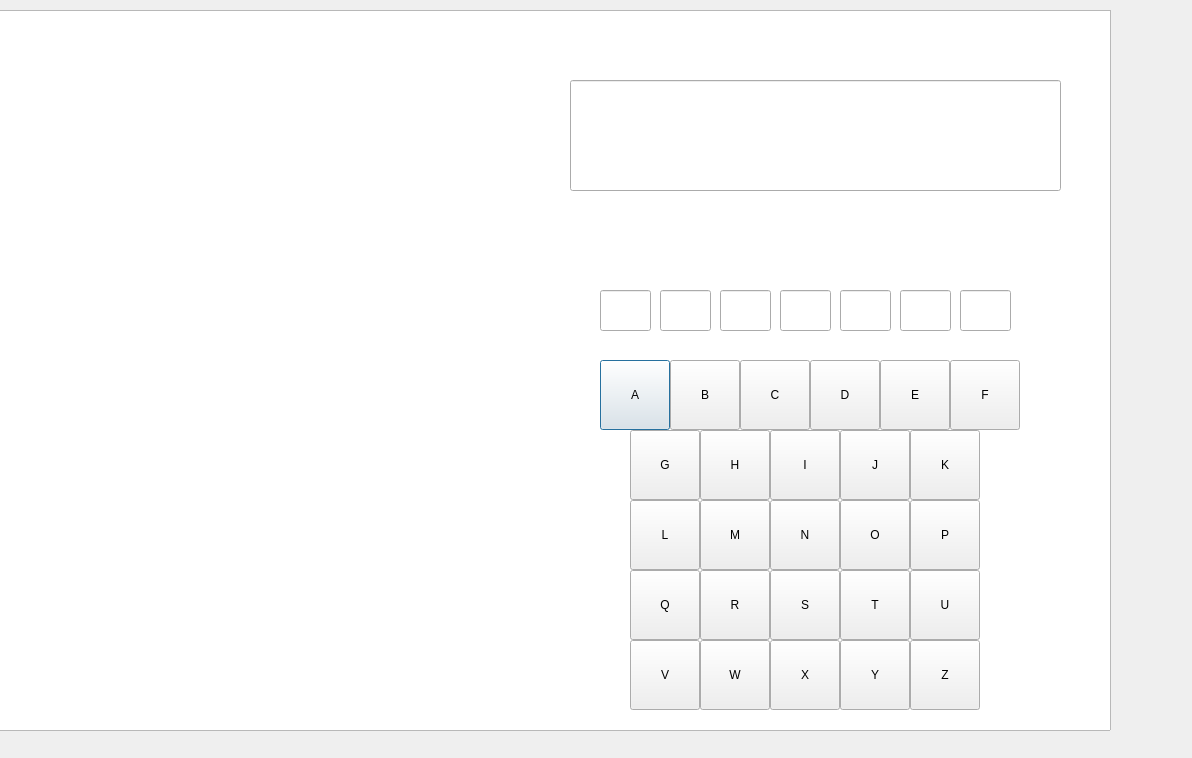
<?xml version="1.0" encoding="UTF-8"?>
<ui version="4.0">
 <class>Hangman</class>
 <widget class="QDialog" name="Hangman">
  <property name="geometry">
   <rect>
    <x>0</x>
    <y>0</y>
    <width>1192</width>
    <height>758</height>
   </rect>
  </property>
  <property name="windowTitle">
   <string>Hangman</string>
  </property>
  <widget class="QPushButton" name="A">
   <property name="geometry">
    <rect>
     <x>600</x>
     <y>360</y>
     <width>70</width>
     <height>70</height>
    </rect>
   </property>
   <property name="text">
    <string>A</string>
   </property>
  </widget>
  <widget class="QPushButton" name="B">
   <property name="geometry">
    <rect>
     <x>670</x>
     <y>360</y>
     <width>70</width>
     <height>70</height>
    </rect>
   </property>
   <property name="text">
    <string>B</string>
   </property>
  </widget>
  <widget class="QPushButton" name="C">
   <property name="geometry">
    <rect>
     <x>740</x>
     <y>360</y>
     <width>70</width>
     <height>70</height>
    </rect>
   </property>
   <property name="text">
    <string>C</string>
   </property>
  </widget>
  <widget class="QPushButton" name="D">
   <property name="geometry">
    <rect>
     <x>810</x>
     <y>360</y>
     <width>70</width>
     <height>70</height>
    </rect>
   </property>
   <property name="text">
    <string>D</string>
   </property>
  </widget>
  <widget class="QPushButton" name="E">
   <property name="geometry">
    <rect>
     <x>880</x>
     <y>360</y>
     <width>70</width>
     <height>70</height>
    </rect>
   </property>
   <property name="text">
    <string>E</string>
   </property>
  </widget>
  <widget class="QPushButton" name="F">
   <property name="geometry">
    <rect>
     <x>950</x>
     <y>360</y>
     <width>70</width>
     <height>70</height>
    </rect>
   </property>
   <property name="text">
    <string>F</string>
   </property>
  </widget>
  <widget class="QPushButton" name="G">
   <property name="geometry">
    <rect>
     <x>630</x>
     <y>430</y>
     <width>70</width>
     <height>70</height>
    </rect>
   </property>
   <property name="text">
    <string>G</string>
   </property>
  </widget>
  <widget class="QPushButton" name="J">
   <property name="geometry">
    <rect>
     <x>840</x>
     <y>430</y>
     <width>70</width>
     <height>70</height>
    </rect>
   </property>
   <property name="text">
    <string>J</string>
   </property>
  </widget>
  <widget class="QPushButton" name="I">
   <property name="geometry">
    <rect>
     <x>770</x>
     <y>430</y>
     <width>70</width>
     <height>70</height>
    </rect>
   </property>
   <property name="text">
    <string>I</string>
   </property>
  </widget>
  <widget class="QPushButton" name="H">
   <property name="geometry">
    <rect>
     <x>700</x>
     <y>430</y>
     <width>70</width>
     <height>70</height>
    </rect>
   </property>
   <property name="text">
    <string>H</string>
   </property>
  </widget>
  <widget class="QPushButton" name="K">
   <property name="geometry">
    <rect>
     <x>910</x>
     <y>430</y>
     <width>70</width>
     <height>70</height>
    </rect>
   </property>
   <property name="text">
    <string>K</string>
   </property>
  </widget>
  <widget class="QPushButton" name="S">
   <property name="geometry">
    <rect>
     <x>770</x>
     <y>570</y>
     <width>70</width>
     <height>70</height>
    </rect>
   </property>
   <property name="text">
    <string>S</string>
   </property>
  </widget>
  <widget class="QPushButton" name="R">
   <property name="geometry">
    <rect>
     <x>700</x>
     <y>570</y>
     <width>70</width>
     <height>70</height>
    </rect>
   </property>
   <property name="text">
    <string>R</string>
   </property>
  </widget>
  <widget class="QPushButton" name="Q">
   <property name="geometry">
    <rect>
     <x>630</x>
     <y>570</y>
     <width>70</width>
     <height>70</height>
    </rect>
   </property>
   <property name="text">
    <string>Q</string>
   </property>
  </widget>
  <widget class="QPushButton" name="P">
   <property name="geometry">
    <rect>
     <x>910</x>
     <y>500</y>
     <width>70</width>
     <height>70</height>
    </rect>
   </property>
   <property name="text">
    <string>P</string>
   </property>
  </widget>
  <widget class="QPushButton" name="O">
   <property name="geometry">
    <rect>
     <x>840</x>
     <y>500</y>
     <width>70</width>
     <height>70</height>
    </rect>
   </property>
   <property name="text">
    <string>O</string>
   </property>
  </widget>
  <widget class="QPushButton" name="N">
   <property name="geometry">
    <rect>
     <x>770</x>
     <y>500</y>
     <width>70</width>
     <height>70</height>
    </rect>
   </property>
   <property name="text">
    <string>N</string>
   </property>
  </widget>
  <widget class="QPushButton" name="M">
   <property name="geometry">
    <rect>
     <x>700</x>
     <y>500</y>
     <width>70</width>
     <height>70</height>
    </rect>
   </property>
   <property name="text">
    <string>M</string>
   </property>
  </widget>
  <widget class="QPushButton" name="L">
   <property name="geometry">
    <rect>
     <x>630</x>
     <y>500</y>
     <width>70</width>
     <height>70</height>
    </rect>
   </property>
   <property name="text">
    <string>L</string>
   </property>
  </widget>
  <widget class="QPushButton" name="Y">
   <property name="geometry">
    <rect>
     <x>840</x>
     <y>640</y>
     <width>70</width>
     <height>70</height>
    </rect>
   </property>
   <property name="text">
    <string>Y</string>
   </property>
  </widget>
  <widget class="QPushButton" name="X">
   <property name="geometry">
    <rect>
     <x>770</x>
     <y>640</y>
     <width>70</width>
     <height>70</height>
    </rect>
   </property>
   <property name="text">
    <string>X</string>
   </property>
  </widget>
  <widget class="QPushButton" name="W">
   <property name="geometry">
    <rect>
     <x>700</x>
     <y>640</y>
     <width>70</width>
     <height>70</height>
    </rect>
   </property>
   <property name="text">
    <string>W</string>
   </property>
  </widget>
  <widget class="QPushButton" name="V">
   <property name="geometry">
    <rect>
     <x>630</x>
     <y>640</y>
     <width>70</width>
     <height>70</height>
    </rect>
   </property>
   <property name="text">
    <string>V</string>
   </property>
  </widget>
  <widget class="QPushButton" name="U">
   <property name="geometry">
    <rect>
     <x>910</x>
     <y>570</y>
     <width>70</width>
     <height>70</height>
    </rect>
   </property>
   <property name="text">
    <string>U</string>
   </property>
  </widget>
  <widget class="QPushButton" name="T">
   <property name="geometry">
    <rect>
     <x>840</x>
     <y>570</y>
     <width>70</width>
     <height>70</height>
    </rect>
   </property>
   <property name="text">
    <string>T</string>
   </property>
  </widget>
  <widget class="QPushButton" name="Z">
   <property name="geometry">
    <rect>
     <x>910</x>
     <y>640</y>
     <width>70</width>
     <height>70</height>
    </rect>
   </property>
   <property name="text">
    <string>Z</string>
   </property>
  </widget>
  <widget class="QLineEdit" name="lineEdit">
   <property name="geometry">
    <rect>
     <x>660</x>
     <y>290</y>
     <width>51</width>
     <height>41</height>
    </rect>
   </property>
  </widget>
  <widget class="QLineEdit" name="lineEdit_2">
   <property name="geometry">
    <rect>
     <x>780</x>
     <y>290</y>
     <width>51</width>
     <height>41</height>
    </rect>
   </property>
  </widget>
  <widget class="QLineEdit" name="lineEdit_3">
   <property name="geometry">
    <rect>
     <x>720</x>
     <y>290</y>
     <width>51</width>
     <height>41</height>
    </rect>
   </property>
  </widget>
  <widget class="QLineEdit" name="lineEdit_4">
   <property name="geometry">
    <rect>
     <x>840</x>
     <y>290</y>
     <width>51</width>
     <height>41</height>
    </rect>
   </property>
  </widget>
  <widget class="QLineEdit" name="lineEdit_5">
   <property name="geometry">
    <rect>
     <x>960</x>
     <y>290</y>
     <width>51</width>
     <height>41</height>
    </rect>
   </property>
  </widget>
  <widget class="QLineEdit" name="lineEdit_6">
   <property name="geometry">
    <rect>
     <x>900</x>
     <y>290</y>
     <width>51</width>
     <height>41</height>
    </rect>
   </property>
  </widget>
  <widget class="QLineEdit" name="lineEdit_7">
   <property name="geometry">
    <rect>
     <x>600</x>
     <y>290</y>
     <width>51</width>
     <height>41</height>
    </rect>
   </property>
  </widget>
  <widget class="QGraphicsView" name="graphicsView">
   <property name="geometry">
    <rect>
     <x>-50</x>
     <y>10</y>
     <width>1161</width>
     <height>721</height>
    </rect>
   </property>
  </widget>
  <widget class="QLineEdit" name="lineEdit_8">
   <property name="geometry">
    <rect>
     <x>570</x>
     <y>80</y>
     <width>491</width>
     <height>111</height>
    </rect>
   </property>
   <property name="font">
    <font>
     <pointsize>30</pointsize>
     <weight>75</weight>
     <italic>false</italic>
     <bold>true</bold>
    </font>
   </property>
  </widget>
  <zorder>graphicsView</zorder>
  <zorder>A</zorder>
  <zorder>B</zorder>
  <zorder>C</zorder>
  <zorder>D</zorder>
  <zorder>E</zorder>
  <zorder>F</zorder>
  <zorder>G</zorder>
  <zorder>J</zorder>
  <zorder>I</zorder>
  <zorder>H</zorder>
  <zorder>K</zorder>
  <zorder>S</zorder>
  <zorder>R</zorder>
  <zorder>Q</zorder>
  <zorder>P</zorder>
  <zorder>O</zorder>
  <zorder>N</zorder>
  <zorder>M</zorder>
  <zorder>L</zorder>
  <zorder>Y</zorder>
  <zorder>X</zorder>
  <zorder>W</zorder>
  <zorder>V</zorder>
  <zorder>U</zorder>
  <zorder>T</zorder>
  <zorder>Z</zorder>
  <zorder>lineEdit</zorder>
  <zorder>lineEdit_2</zorder>
  <zorder>lineEdit_3</zorder>
  <zorder>lineEdit_4</zorder>
  <zorder>lineEdit_5</zorder>
  <zorder>lineEdit_6</zorder>
  <zorder>lineEdit_7</zorder>
  <zorder>lineEdit_8</zorder>
 </widget>
 <resources/>
 <connections/>
</ui>
